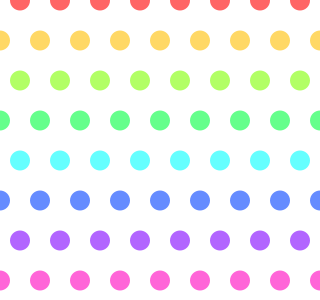
Frame 1 (no input)
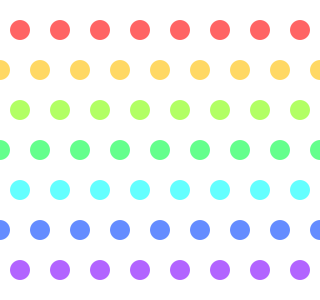
Frame 60 (the mouse pressed at the canvas centre just before this capture)
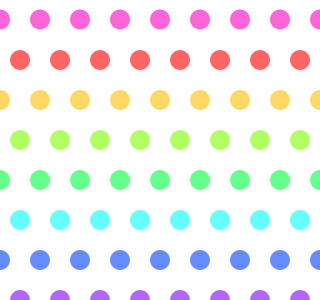
Frame 120 (the mouse held since frame 60 and released just before this capture)

The Processing sketch that drew these frames (run headless with seeded random() and noise(); from frame 60 on, the mouse is pressed at the canvas centre):

// Processing sketch: processing_106598
// ── processing_106598.pde

Dots[] dots = new Dots[8];

void setup() {
  size(320, 300);
  colorMode(HSB, 360, 100, 100);
  background(360);
  smooth();

  for (int i = 0; i < dots.length;i++) {
    dots[i] = new Dots(i,dots.length);
  }

  noStroke();
}

void draw() {
  background(360);

  for (int i = 0; i < dots.length;i++) {
    dots[i].move();
    dots[i].display();
  }
}

class Dots {
  int  r = 20;
  float x;
  float y;
  float hue;

  int num;
  int val;

  Dots(int tmpNum, int tmpVal) {
    num = tmpNum;
    val = tmpVal;

    y = num * r * 2;

    hue = 360 * num / val;
  }

  void move() {
    y += 0.5;

    if (y > height + r/2) {
      y = -r/2;
    }
  }

  void display() {

    for (int i = 0 ; i < 9; i++) {
      if (num % 2 == 0) {
        x = i * r * 2 + r;
      } else {
        x = i * r * 2;
      }

      fill(hue, 60, 100);
      ellipse(x, y, r, r);
    }
  }
}
